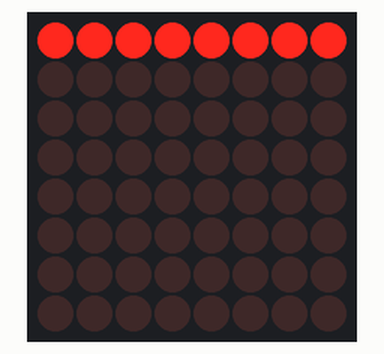
Recording of a sketch running on a simulated Arduino Uno, built with avr-gcc and run on an emulated ATmega328P. On the bench: 8×8 LED matrix. What the sketch prints to the serial monitor is not drawn.

Above: at 0.1 s.
At 2.1 s:
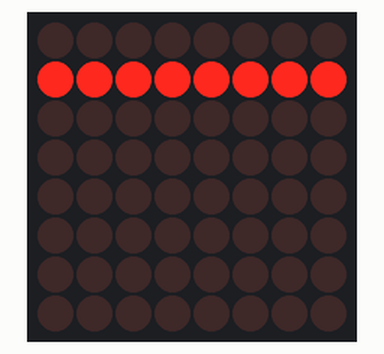
At 4.1 s:
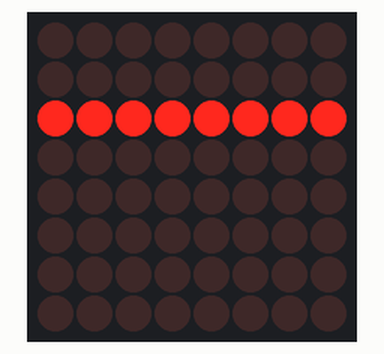
At 6.1 s:
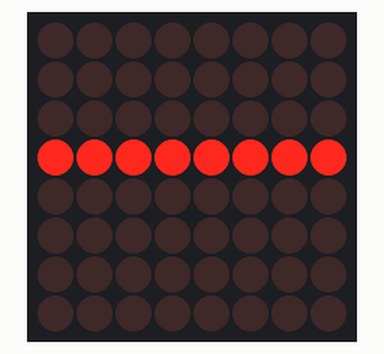
At 8.1 s:
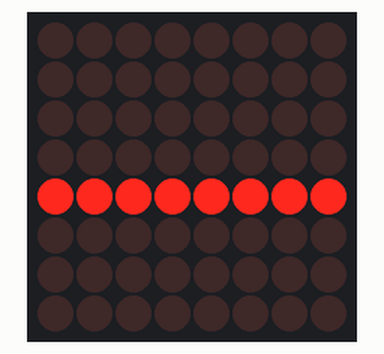
At 15.1 s:
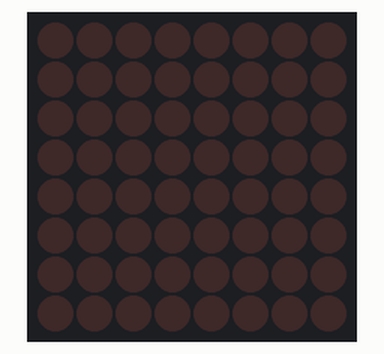

The sketch:

8bit_rfc.ino
```cpp
#include <LedControl.h>

// (DIN, CLK, CS, 接続しているMAX7219の数)
LedControl lc = LedControl(11, 13, 12, 1);

void setup() {
   Serial.begin(9600); // ← デバッグ用
  // 0番目のMAX7219を起動
  lc.shutdown(0, false);

  // 明るさ設定（0～15）
  lc.setIntensity(0, 5);

  // 表示クリア
  lc.clearDisplay(0);
  printf("init");
}

void loop() {
  Serial.println("LED ON");
  printf("a");
  // 1行ずつ点灯
  for (int row = 0; row < 8; row++) {
    printf(row);
    lc.setRow(0, row, B11111111); // 横一列点灯
    delay(1000);
    lc.clearDisplay(0);
    delay(1000);
  }

  delay(500);
}
```

Measured:
- by itself, everything shown: repeats every 16.5 s, in 16 steps
- what the display in image 1 shows lasts 1.0 s, from 2.0 s to 3.0 s
- what the display in image 5 shows lasts 1.5 s, from 15.0 s to 16.5 s
